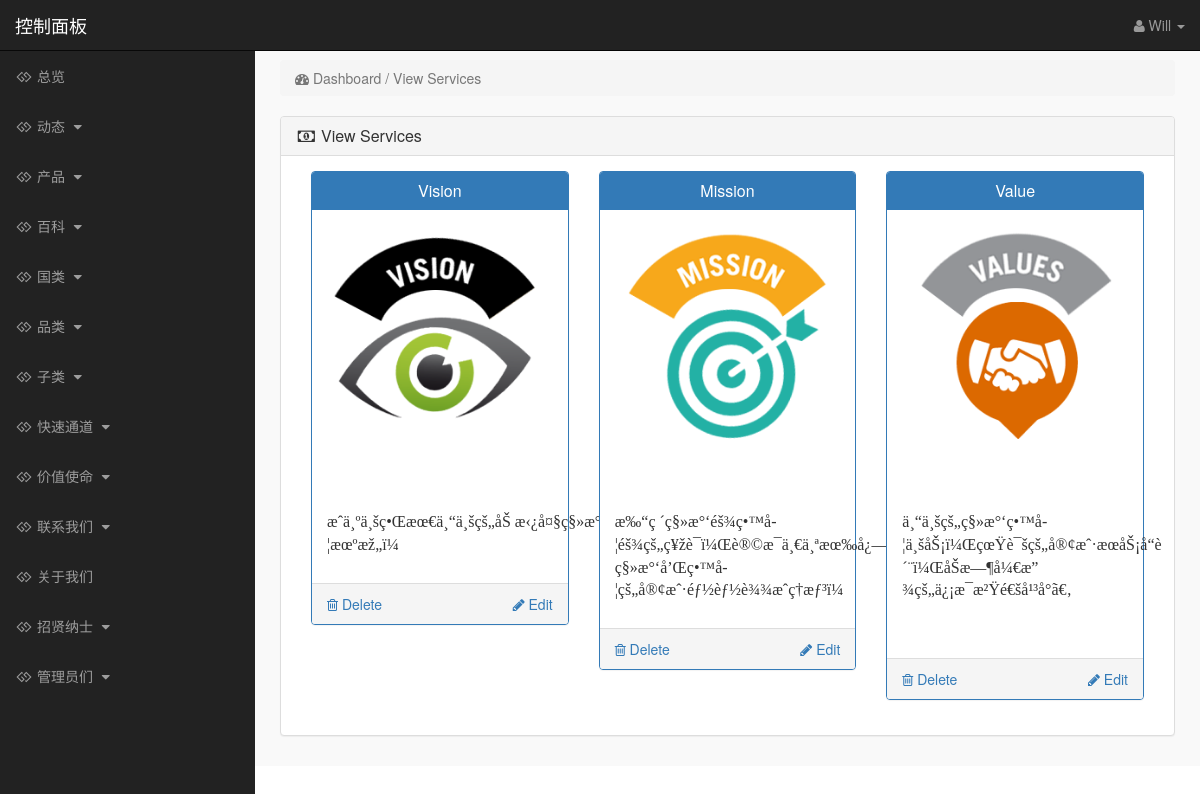
Page /admin_area/index.php?view_services (signed in) on the committed database.
### tables this page shows
CREATE TABLE `services` (
  `service_id` int(10) NOT NULL,
  `service_title` varchar(255) NOT NULL,
  `service_image` varchar(255) NOT NULL,
  `service_desc` text NOT NULL,
  `service_button` varchar(255) NOT NULL,
  `service_url` text NOT NULL
);

### admin_area/view_services.php (the view, shortened to what this page needs)
<?php
if(!isset($_SESSION['admin_email'])){
echo "<script>window.open('login.php','_self')</script>";
}
else {
?>
<div class="row" >
<div class="col-lg-12" >
<ol class="breadcrumb">
<li class="active">
<i class="fa fa-dashboard" ></i> Dashboard / View Services
</li>
</ol>
</div>
</div>
<div class="row">
<div class="col-lg-12">
<div class="panel panel-default">
<div class="panel-heading">
<h3 class="panel-title">
<i class="fa fa-money fa-fw"></i> View Services
</h3>
</div>
<div class="panel-body">
<?php
$get_services = "select * from services";
$run_services = mysqli_query($con,$get_services);
while($row_services = mysqli_fetch_array($run_services)){
$service_id = $row_services['service_id'];
$service_title = $row_services['service_title'];
$service_image = $row_services['service_image'];
$service_desc = substr($row_services['service_desc'],0,400);
?>
<div class="col-lg-4 col-md-4">
<div class="panel panel-primary">
<div class="panel-heading">
<h3 class="panel-title" align="center">
<?php echo $service_title; ?>
</h3>
</div>
<div class="panel-body">
<img src="services_images/<?php echo $service_image; ?>" class="img-responsive">
<br>
<p><?php echo $service_desc; ?></p>
</div>
<div class="panel-footer">
<a href="index.php?delete_service=<?php echo $service_id; ?>" class="pull-left">
<i class="fa fa-trash-o"></i> Delete
</a>
<a href="index.php?edit_service=<?php echo $service_id; ?>" class="pull-right">
<i class="fa fa-pencil"></i> Edit
</a>
<div class="clearfix"> </div>
</div>
</div>
</div>
<?php } ?>
</div>
</div>
</div>
</div>
<?php } ?>

### admin_area/includes/sidebar.php (shortened to what this page needs)
<?php
if (!isset($_SESSION['admin_email'])) {
    echo "<script>window.open('login.php','_self')</script>";
} else {
    ?>
    <nav class="navbar navbar-inverse navbar-fixed-top">
        <div class="navbar-header">
            <a class="navbar-brand" href="index.php?dashboard">控制面板</a>
        </div>
        <ul class="nav navbar-right top-nav">
            <li class="dropdown">
                <a href="#" class="dropdown-toggle" data-toggle="dropdown">
                    <i class="fa fa-user"></i>
                    <?php echo $admin_name; ?> <b class="caret"></b>
                </a>
            </li>
        </ul>
        <div class="collapse navbar-collapse navbar-ex1-collapse">
            <ul class="nav navbar-nav side-nav">
                <li>
                    <a href="index.php?dashboard">
                        <i class="fa fa-fw fa-gg"></i> 总览
                    </a>
                </li>
                <li>
                    <a href="#" data-toggle="collapse" data-target="#posts">
                        <i class="fa fa-fw fa-gg"></i> 动态
                        <i class="fa fa-fw fa-caret-down"></i>
                    </a>
                </li>
                <li>
                    <a href="#" data-toggle="collapse" data-target="#products">
                        <i class="fa fa-fw fa-gg"></i> 产品
                        <i class="fa fa-fw fa-caret-down"></i>
                    </a>
                </li>
                <li>
                    <a href="#" data-toggle="collapse" data-target="#wiki">
                        <i class="fa fa-fw fa-gg"></i> 百科
                        <i class="fa fa-fw fa-caret-down"></i>
                    </a>
                </li>
                <li>
                    <a href="#" data-toggle="collapse" data-target="#manufacturers">
                        <i class="fa fa-fw fa-gg"></i> 国类
                        <i class="fa fa-fw fa-caret-down"></i>
                    </a>
                </li>
                <li>
                    <a href="#" data-toggle="collapse" data-target="#p_cat">
                        <i class="fa fa-fw fa-gg"></i> 品类
                        <i class="fa fa-fw fa-caret-down"></i>
                    </a>
                </li>
                <li>
                    <a href="#" data-toggle="collapse" data-target="#cat">
                        <i class="fa fa-fw fa-gg"></i> 子类
                        <i class="fa fa-fw fa-caret-down"></i>
                    </a>
                </li>
                <li>
                    <a href="#" data-toggle="collapse" data-target="#express_entry">
                        <i class="fa fa-fw fa-gg"></i> 快速通道
                        <i class="fa fa-fw fa-caret-down"></i>
                    </a>
                </li>
                <li>
                    <a href="#" data-toggle="collapse" data-target="#services">
                        <i class="fa fa-fw fa-gg"></i> 价值使命
                        <i class="fa fa-fw fa-caret-down"></i>
                    </a>
                </li>
                <li>
                    <a href="#" data-toggle="collapse" data-target="#contact_us">
                        <i class="fa fa-fw fa-gg"> </i> 联系我们
                        <i class="fa fa-fw fa-caret-down"></i>
                    </a>
                </li>
                <li>
                    <a href="index.php?edit_about_us">
                        <i class="fa fa-fw fa-gg"></i> 关于我们
                    </a>
                </li>
                <li>
                    <a href="#" data-toggle="collapse" data-target="#terms">
                        <i class="fa fa-fw fa-gg"></i> 招贤纳士
                        <i class="fa fa-fw fa-caret-down"></i>
                    </a>
                </li>
                <li>
                    <a href="#" data-toggle="collapse" data-target="#users">
                        <i class="fa fa-fw fa-gg"></i> 管理员们
                        <i class="fa fa-fw fa-caret-down"></i>
                    </a>
                </li>
            </ul>
        </div>
    </nav>
<?php } ?>

### admin_area/css/style.css (style rules this page uses)
body { margin-top:100px; }
@media (min-width: 768px) { body { margin-top:50px; } }
.top-nav { padding:0 15px; }
.top-nav>li { display:inline-block; float:left; }
.top-nav>li>a { padding-top:15px; padding-bottom:15px; line-height:20px; color:#999; }
@media (min-width: 768px) { .side-nav { position:fixed; top:51px; width:255px; border-radius:0; overflow-y:auto; background-color: #222; bottom:0; overflow-x:hidden; padding-bottom:40px; } }
@media (min-width: 768px) { .side-nav>li>a { width:255px; } }
.panel-body { border-radius:5px; }

### rows in the picture
services: service_title "Vision", service_image (picture), service_desc "æˆä¸ºä¸šç•Œæœ€ä¸“ä¸šçš„åŠ…"
services: service_title "Mission", service_image (picture), service_desc "æ‰“ç ´ç§»æ°‘éš¾ç•™å­¦éš¾çš„ç¥žè¯ï¼Œè®©æ¯ä¸€ä¸ªæœ‰å¿—ç§»æ°‘å’Œç•™å­¦çš„å®¢æˆ·éƒ½èƒ½è¾¾æˆç†æƒ³ï¼"
services: service_title "Value", service_image (picture), service_desc "ä¸“ä¸šçš„ç§»æ°‘ç•™å­¦ä¸šåŠ¡ï¼ŒçœŸè¯šçš„å®¢æˆ·æœåŠ¡å“è´¨ï¼ŒåŠæ—¶å¼€æ”¾çš„ä¿¡æ¯æ²Ÿé€šå¹³å°ã€‚"

### other values in the picture
$admin_name "Will"
